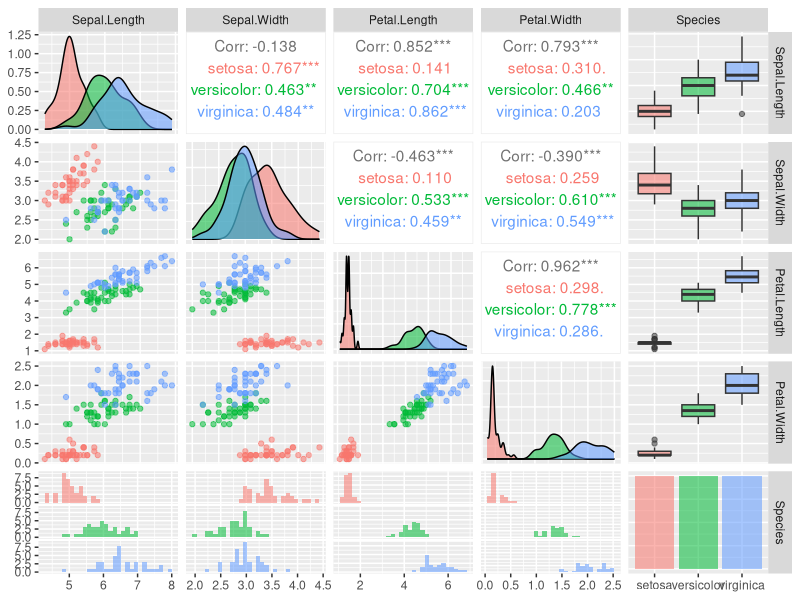

Here is the R script that generated this plot:
## ---- chunk 1
knitr::opts_chunk$set(echo = TRUE)
## ---- chunk 2
library(caTools)
library(ggplot2)
library(GGally)
library(e1071)
## ---- chunk 3
dataset = iris
## ---- chunk 4
str(dataset)
summary(dataset)
## ---- chunk 5
split = sample.split(dataset$Species, SplitRatio = .8)
training_set = subset(dataset, split == TRUE)
test_set = subset(dataset, split == FALSE)

nrow(training_set)
nrow(test_set)
## ---- chunk 6
ggpairs(training_set, ggplot2::aes(colour = Species, alpha = 0.4))
## ---- chunk 7
training_set[,1:4] = scale(training_set[,1:4])
test_set[,1:4] = scale(test_set[,1:4])

classifier1 = svm(formula = Species~., data = training_set, type = 'C-classification', kernel = 'radial')
classifier2 = svm(formula = Species~ Petal.Width + Petal.Length, data = training_set, type = 'C-classification', kernel = 'radial')
## ---- chunk 8
test_pred1 = predict(classifier1, type = 'response', newdata = test_set[-5])
test_pred2 = predict(classifier2, type = 'response', newdata = test_set[-5])

# Making Confusion Matrix
cm1 = table(test_set[,5], test_pred1)
cm2 = table(test_set[,5], test_pred2)
cm1 # Confusion Matrix for all parameters
cm2 # Confusion Matrix for parameters being Petal Length and Petal Width
